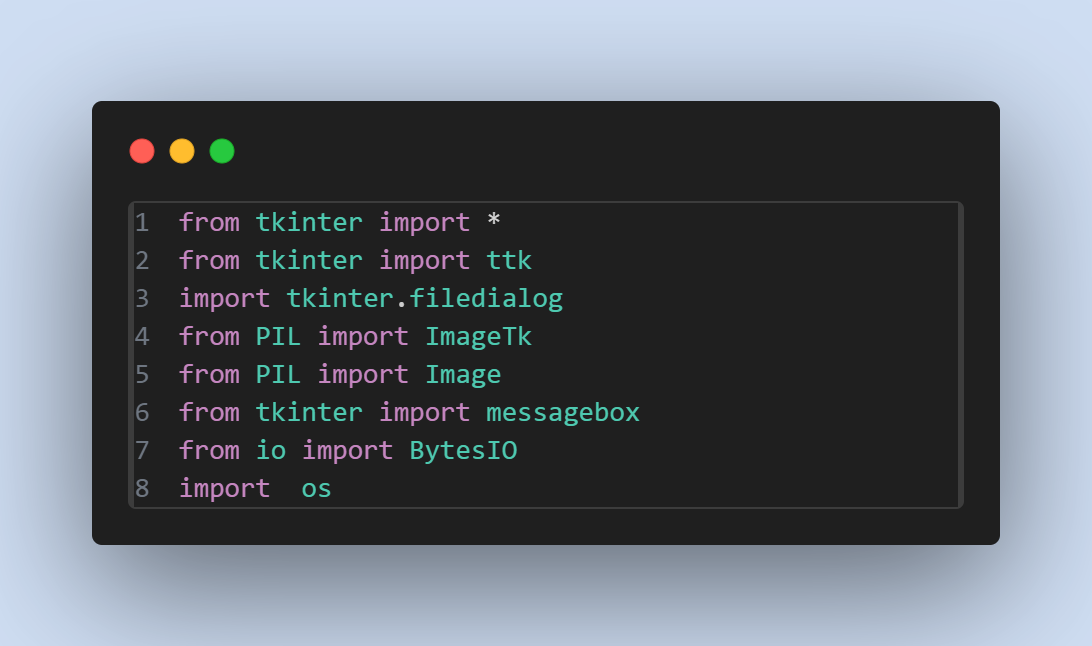
#> input picture 1.png, 1092 x 646 px
$ python -i main.py   (imports and definitions only)
#> lines starting #> are read from the running program, lines starting #| are printed output that depends on the picture
from tkinter import *
from tkinter import ttk
import tkinter.filedialog
from PIL import ImageTk
from PIL import Image
from tkinter import messagebox
from io import BytesIO
import  os
class Stegno:

    art ='''¯\_(ツ)_/¯'''
    art2 = '''
||'''
    output_image_size = 0

    # [32 lines left out: function main, not called in this run]

    def home(self,frame):
            frame.destroy()
            self.main(root)

    # [197 lines left out: functions frame1_decode, frame2_decode, decode, frame1_encode, frame2_encode, info and 4 more, not called in this run]

    def page3(self,frame):
        frame.destroy()
        self.main(root)

# [1 line not run here, left out]

o = Stegno()
# [3 lines not run here, left out]

>>> import cv2
>>> picture = cv2.imread('1.png', cv2.IMREAD_GRAYSCALE)
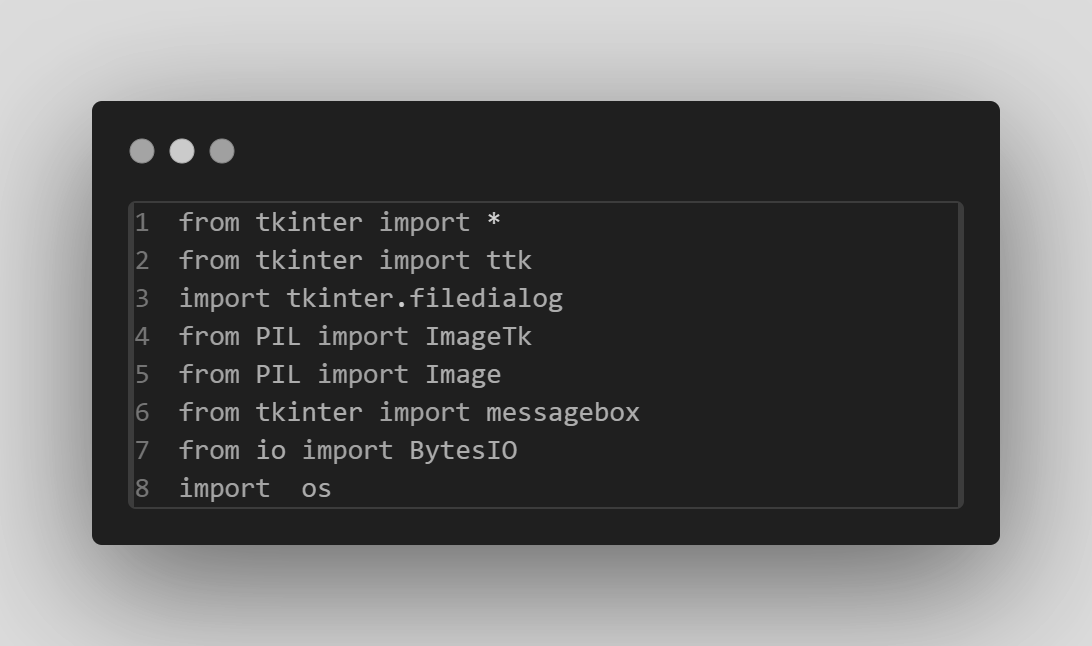
#> picture: shape (646, 1092); min 28, max 220, mean 103.3
#> (the run stopped early here; a loop or call above may not have finished)

$ run again, on 2.png
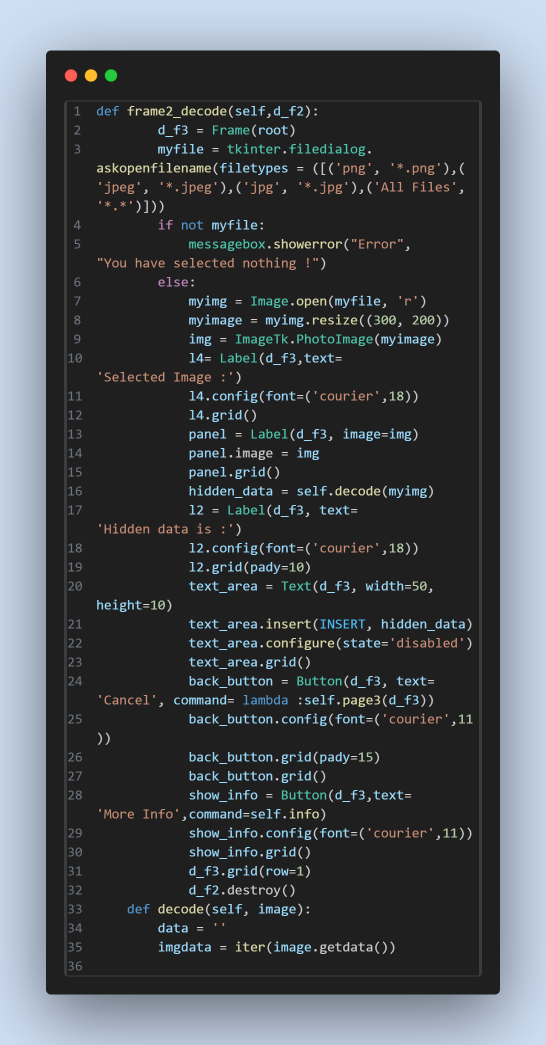
#> input picture 2.png, 1092 x 2090 px (shown at 1/2 size)
#> `picture = cv2.imread('1.png', cv2.IMREAD_GRAYSCALE)`:
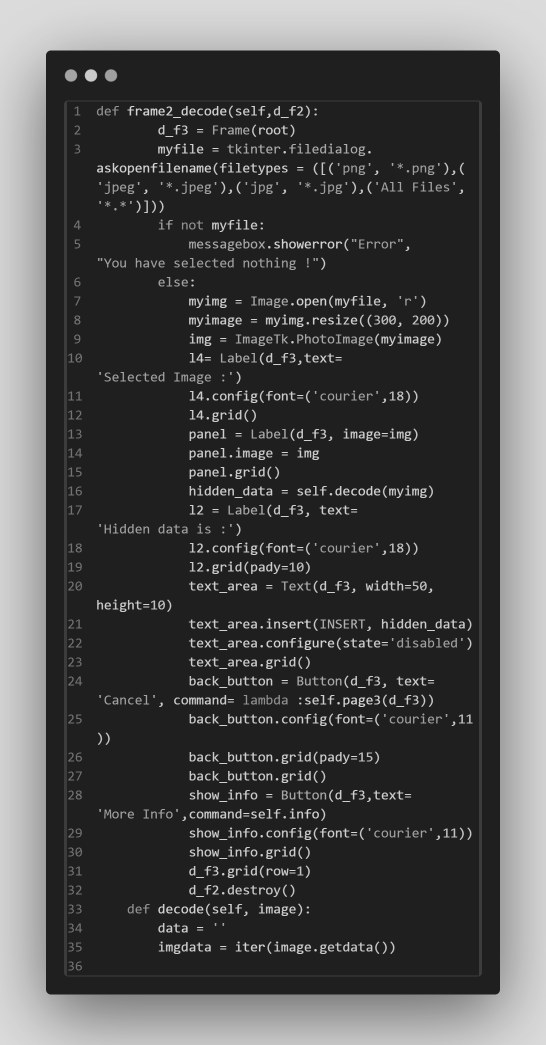
#> picture: shape (2090, 1092) (shown at 1/2 size); min 28, max 220, mean 77.3

$ run again, on 3.png
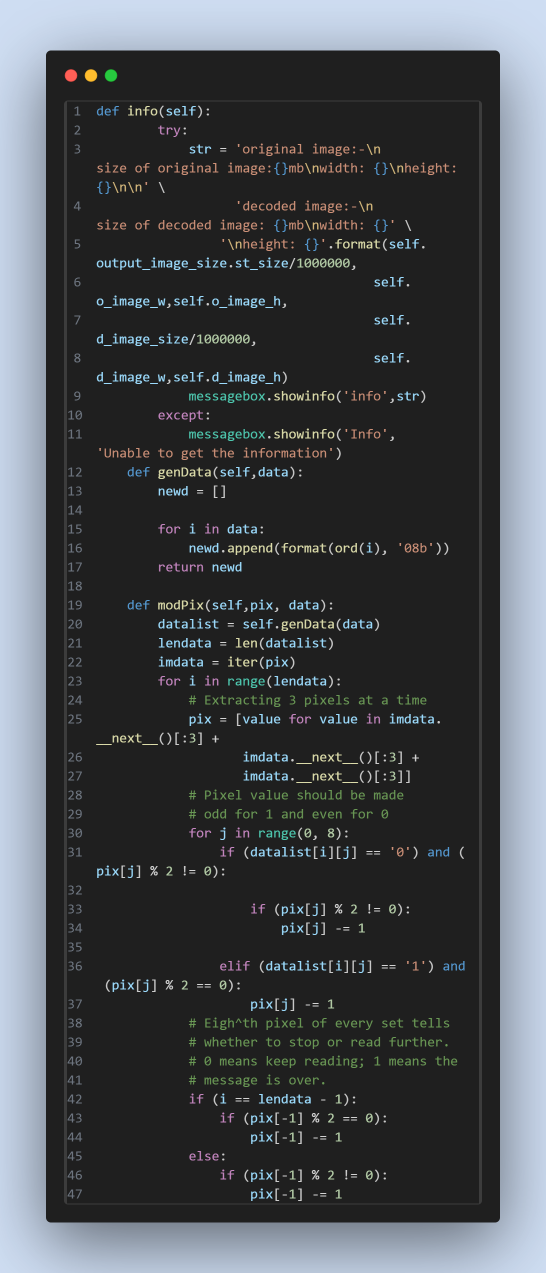
#> input picture 3.png, 1092 x 2546 px (shown at 1/2 size)
#> `picture = cv2.imread('1.png', cv2.IMREAD_GRAYSCALE)`:
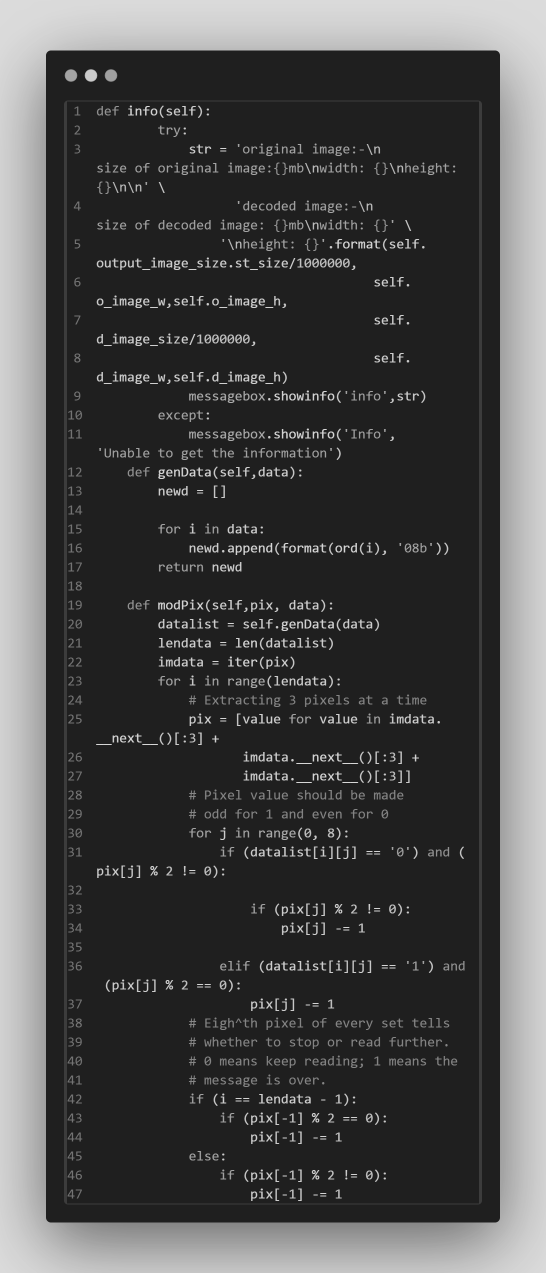
#> picture: shape (2546, 1092) (shown at 1/2 size); min 28, max 220, mean 73.5

$ run again, on 4.png
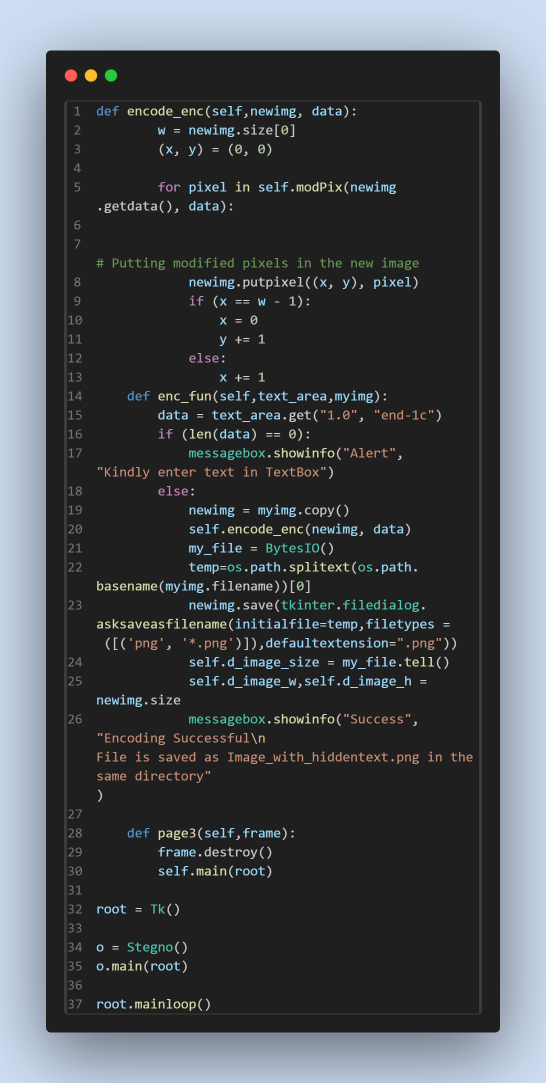
#> input picture 4.png, 1092 x 2166 px (shown at 1/2 size)
#> `picture = cv2.imread('1.png', cv2.IMREAD_GRAYSCALE)`:
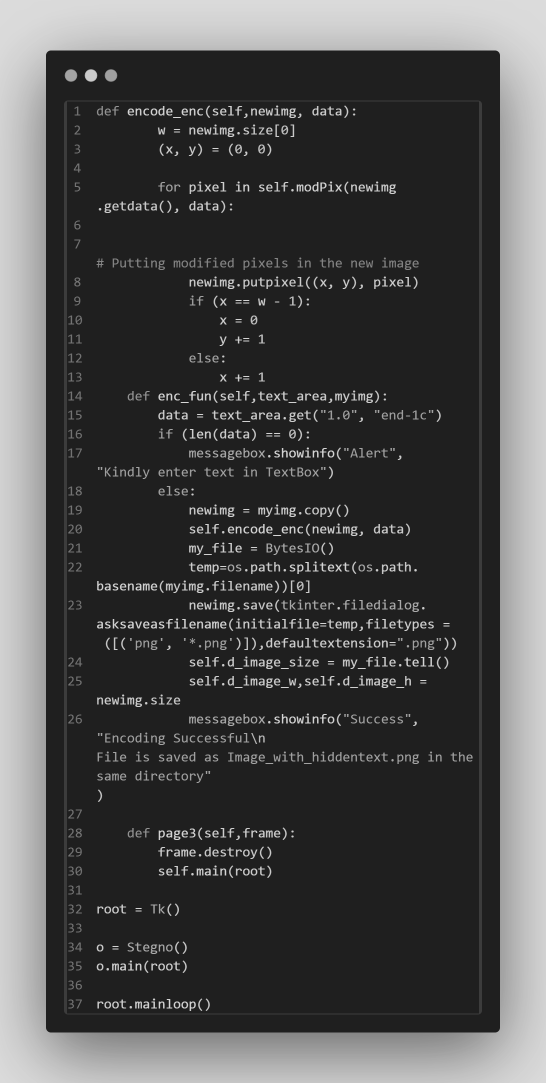
#> picture: shape (2166, 1092) (shown at 1/2 size); min 28, max 220, mean 75.6
